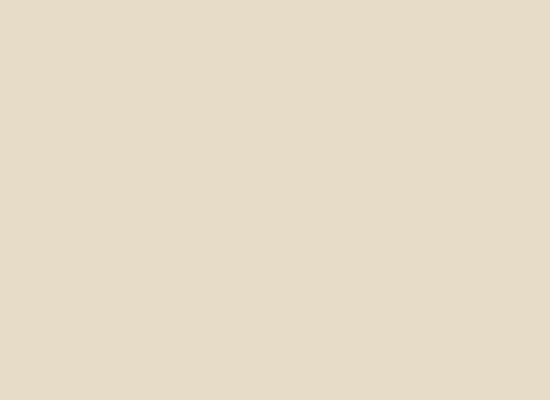
Frame 1 (no input)
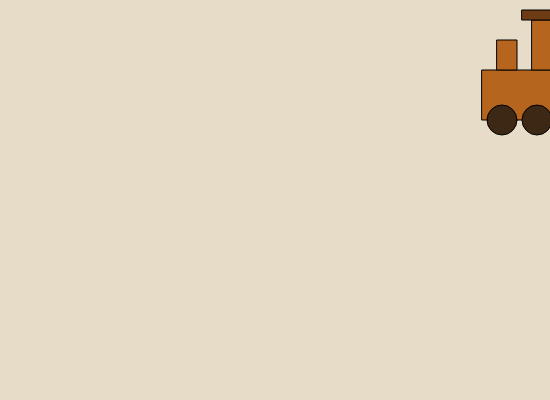
Frame 60 (no input)
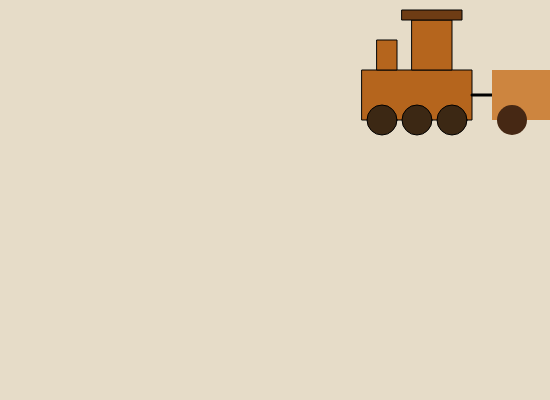
Frame 120 (the mouse pressed at the canvas centre since frame 60)

The p5.js sketch that drew these frames (run headless with seeded random() and noise() and a simulated clock; from frame 60 on, the mouse is pressed at the canvas centre):

// p5.js sketch
// ── sketch.js
let trainX = 600;
let pass = 0;
let yLevels = [70, 180, 310];
let directions = [-1, 1, -1];
let flippedStates = [false, true, false];

function setup() {
  createCanvas(550, 400);
}

function draw() {
  background(230, 220, 200);

  if (pass >= yLevels.length) {
    pass = 0;
    trainX = directions[pass] === 1 ? -500 : 600;
  }

  let trainY = yLevels[pass];
  let direction = directions[pass];
  let flipped = flippedStates[pass];

  push();
  if (flipped) {
    translate(trainX + 500, 0);
    scale(-1, 1);
    drawEngine(0, trainY);
    drawCar(130, trainY);
    drawCar(250, trainY);
    drawCar(370, trainY, true);
  } else {
    drawEngine(trainX, trainY);
    drawCar(trainX + 130, trainY);
    drawCar(trainX + 250, trainY);
    drawCar(trainX + 370, trainY, true);
  }
  pop();

  trainX += direction * 2;

  if ((direction === -1 && trainX < -500) || (direction === 1 && trainX > width)) {
    pass++;
    trainX = directions[pass % 3] === 1 ? -500 : 600;
  }
}

function drawEngine(x, y) {
  let baseColor = color(181, 101, 29);
  let roofColor = color(110, 60, 20);
  let wheelColor = color(60, 40, 20);

  fill(baseColor);
  rect(x, y, 110, 50);

  fill(baseColor);
  rect(x + 15, y - 30, 20, 30); // Chimney
  rect(x + 50, y - 50, 40, 50); // Cabin
  fill(roofColor);
  rect(x + 40, y - 60, 60, 10); // Roof

  // Wheels
  fill(wheelColor);
  ellipse(x + 20, y + 50, 30, 30);
  ellipse(x + 55, y + 50, 30, 30);
  ellipse(x + 90, y + 50, 30, 30);

  // Connector
  stroke(0);
  strokeWeight(3);
  line(x + 110, y + 25, x + 130, y + 25);
  noStroke();
}

// Carts
function drawCar(x, y, isLast = false) {
  fill(205, 133, 63);
  rect(x, y, 100, 50);

  fill(70, 40, 20);
  ellipse(x + 20, y + 50, 30, 30);
  ellipse(x + 80, y + 50, 30, 30);

  if (!isLast) {
    stroke(0);
    strokeWeight(3);
    line(x + 100, y + 25, x + 120, y + 25);
    noStroke();
  }
}
